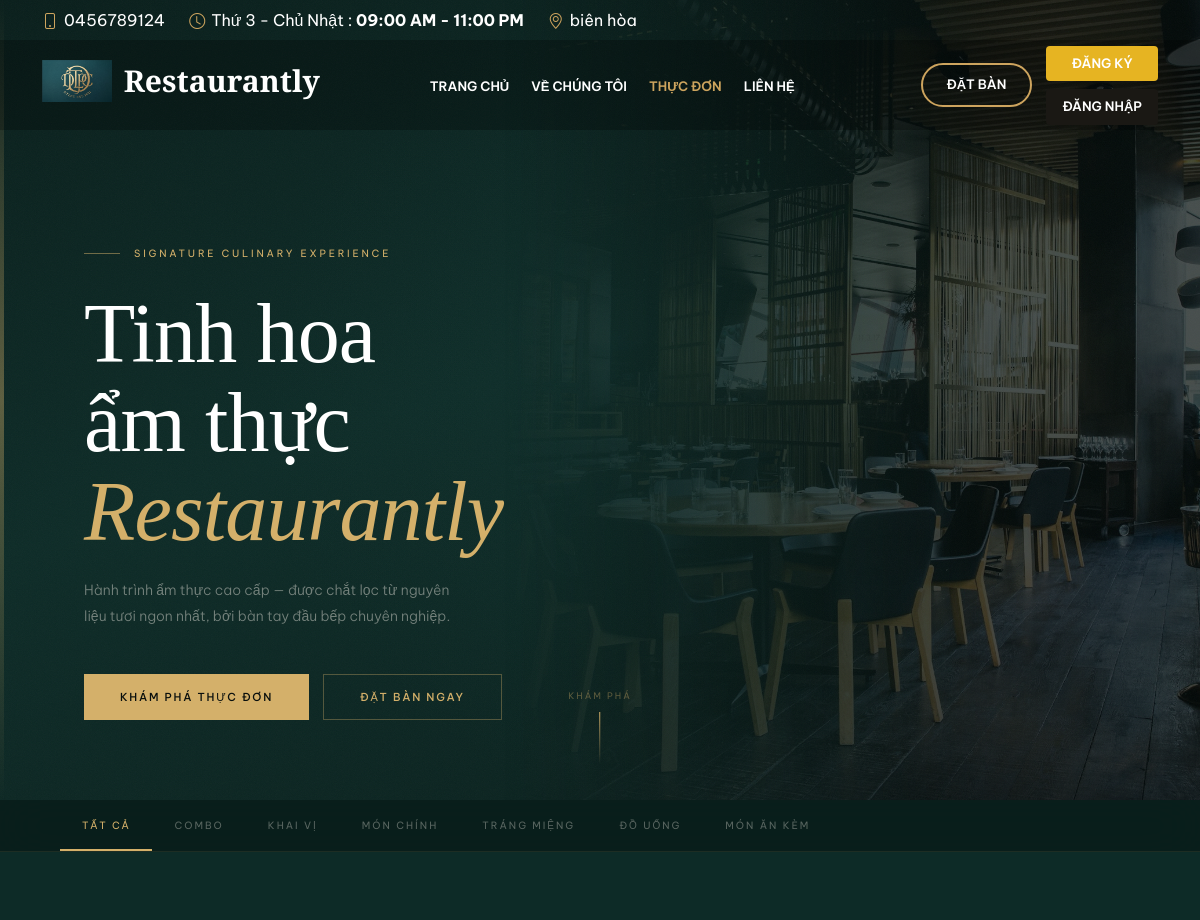
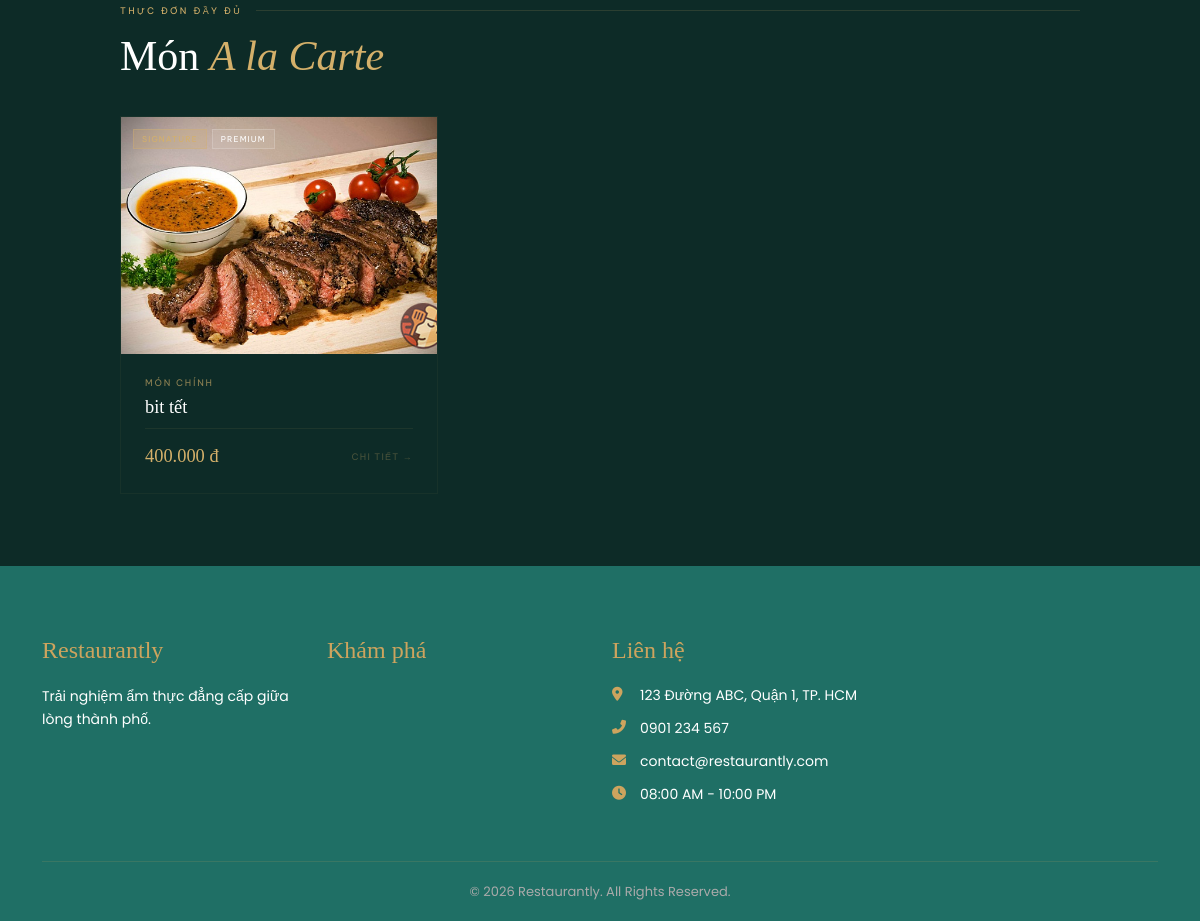
Page /menu.php on the committed database (2 pictures, top to bottom).
### tables this page shows
CREATE TABLE `categories` (
  `id` int(11) NOT NULL,
  `name` varchar(100) NOT NULL
);

CREATE TABLE `foods` (
  `id` int(11) NOT NULL,
  `category_id` int(11) DEFAULT NULL,
  `name` varchar(255) NOT NULL,
  `price` decimal(15,2) NOT NULL,
  `image` varchar(255) DEFAULT NULL,
  `description` text DEFAULT NULL,
  `status` tinyint(1) DEFAULT 1,
  `is_active` tinyint(1) NOT NULL DEFAULT 1
);

### menu.php (the view, shortened to what this page needs)
<?php
$database = new Database();
$db = $database->getConnection();
$all_categories = $db->query("SELECT * FROM categories ORDER BY id ASC")->fetchAll(PDO::FETCH_ASSOC);
$all_foods      = $db->query("SELECT f.*, c.name as cat_name FROM foods f LEFT JOIN categories c ON f.category_id = c.id WHERE f.is_active = 1 ORDER BY f.id DESC")->fetchAll(PDO::FETCH_ASSOC);
include __DIR__ . '/views/client/layouts/header.php';
?>
<link href="https://cdnjs.cloudflare.com/ajax/libs/aos/2.3.4/aos.css" rel="stylesheet">
<section class="hero" id="top">
  <div class="hero-grain"></div>
  <div class="hero-img"></div>
  <div class="hero-line"></div>
  <div class="hero-content">
    <div class="hero-eyebrow">Signature Culinary Experience</div>
    <h1>Tinh hoa<br>ẩm thực<br><em>Restaurantly</em></h1>
    <p class="hero-sub">Hành trình ẩm thực cao cấp — được chắt lọc từ nguyên liệu tươi ngon nhất, bởi bàn tay đầu bếp chuyên nghiệp.</p>
    <div class="hero-ctas">
      <a href="#menu-section" class="btn-g">Khám phá thực đơn</a>
      <a href="booking_service.php" class="btn-outline">Đặt bàn ngay</a>
    </div>
  </div>
  <div class="hero-scroll">
    <span>Khám phá</span>
  </div>
</section>
<nav class="cat-bar" id="menu-section">
  <div class="cat-inner">
    <button class="cat-btn on" data-cat="all">Tất cả</button>
    <button class="cat-btn" data-cat="combo">Combo</button>
    <?php foreach($all_categories as $cat): ?>
    <button class="cat-btn" data-cat="<?= $cat['id'] ?>"><?= htmlspecialchars($cat['name']) ?></button>
    <?php endforeach; ?>
  </div>
</nav>
<section class="sec-pad" id="sec-foods">
  <div class="wrap">
    <div data-aos="fade-up">
      <div class="sec-tag">Thực đơn đầy đủ</div>
      <h2 class="sec-h">Món <em>A la Carte</em></h2>
    </div>
    <div class="food-grid" id="food-grid">
      <?php foreach($all_foods as $i=>$f):
        $badges=[];
        if($i<3) $badges[]=['sig','Signature'];
        if(($f['price']??0)>300000) $badges[]=['prem','Premium'];
      ?>
      <div class="food-card" data-cat="<?= $f['category_id'] ?>"
           onclick="openModal(<?= htmlspecialchars(json_encode([
             'type'=>'food','name'=>$f['name'],'desc'=>$f['description'],
             'price'=>$f['price'],'img'=>'public/assets/img/menu/'.$f['image'],
             'cat'=>$f['cat_name']??''
           ])) ?>)"
           data-aos="fade-up" data-aos-delay="<?= ($i%4)*60 ?>">
        <div class="food-card-img">
          <img src="public/assets/img/menu/<?= htmlspecialchars($f['image']) ?>"
               onerror="this.src='public/assets/img/default.jpg'"
               alt="<?= htmlspecialchars($f['name']) ?>">
          <div class="food-img-overlay"></div>
          <?php if(!empty($badges)): ?>
          <div class="food-badges">
            <?php foreach($badges as [$cls,$lbl]): ?>
            <span class="fb <?= $cls ?>"><?= $lbl ?></span>
            <?php endforeach; ?>
          </div>
          <?php endif; ?>
        </div>
        <div class="food-body">
          <?php if(!empty($f['cat_name'])): ?>
          <div class="food-cat-label"><?= htmlspecialchars($f['cat_name']) ?></div>
          <?php endif; ?>
          <h3 class="food-name"><?= htmlspecialchars($f['name']) ?></h3>
          <div class="food-foot">
            <div class="food-price"><?= number_format($f['price'],0,',','.') ?> đ</div>
            <button class="food-more">Chi tiết →</button>
          </div>
        </div>
      </div>
      <?php endforeach; ?>
    </div>
  </div>
</section>
<?php include __DIR__ . '/views/client/layouts/footer.php'; ?>

### views/client/layouts/header.php (style rules this page uses)
:root { --primary-color: #cda45e; }
body { margin: 0; padding: 0 !important; font-family: "Poppins", sans-serif; }

### rows in the picture
categories: name "KHAI VỊ"
categories: name "MÓN CHÍNH"
categories: name "TRÁNG MIỆNG"
categories: name "ĐỒ UỐNG"
categories: name "MÓN ĂN KÈM"
foods: image (picture), lbl "SIGNATURE", lbl "PREMIUM", category.name "MÓN CHÍNH", name "bit tết", price "400.000"

### other values in the picture
$settings['hotline'] "0456789124"
$settings['open_days'] "Thứ 3 - Chủ Nhật"
$settings['open_time'] "09:00 AM - 11:00 PM"
$settings['address'] "biên hòa"
$settings['restaurant_name'] "Restaurantly"
$ft['restaurant_name'] "Restaurantly"
$ft['footer_description'] "Trải nghiệm ẩm thực đẳng cấp giữa lòng thành phố."
$ft['address'] "123 Đường ABC, Quận 1, TP. HCM"
$ft['phone'] "0901 234 567"
$ft['email'] "contact@restaurantly.com"
$ft['opening_hours'] "08:00 AM - 10:00 PM"
$ft['copyright_text'] "© 2026 Restaurantly. All Rights Reserved."
